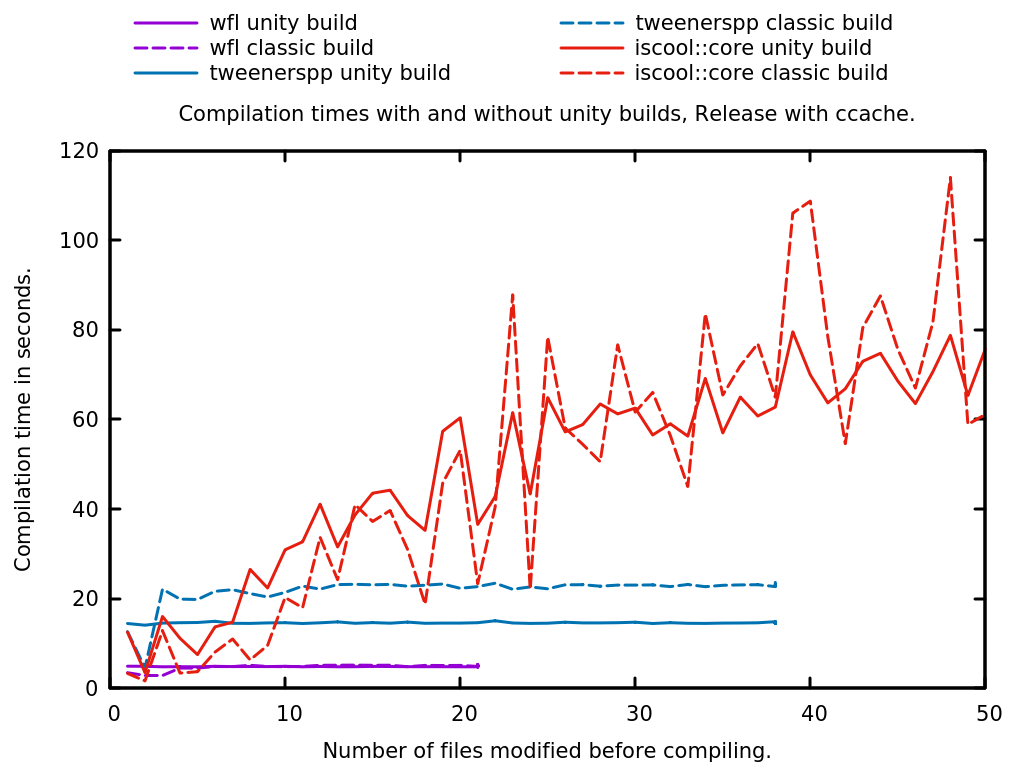

Reproduce this figure in gnuplot.
set terminal qt linewidth 3 font "Sans,12" size 1024,768
set size
set title "Compilation times with and without unity builds, Release with ccache."
set xlabel "Number of files modified before compiling."
set ylabel "Compilation time in seconds."

set key reverse above Left maxrows 2

set xrange [0:50]

plot "weak-function.data" using 1:3 title "wfl unity build" \
                with lines linetype 1, \
     "weak-function.data" using 1:4 title "wfl classic build" \
                with lines linetype 1 dashtype 2, \
     "tweenerspp.data" using 1:3 title "tweenerspp unity build" \
                       with lines linetype 6, \
     "tweenerspp.data" using 1:4 title "tweenerspp classic build" \
                       with lines linetype 6 dashtype 2, \
     "iscool-core.data" using 1:3 title "iscool::core unity build" \
                        with lines linetype 7, \
     "iscool-core.data" using 1:4 title "iscool::core classic build" \
                        with lines linetype 7 dashtype 2
     
